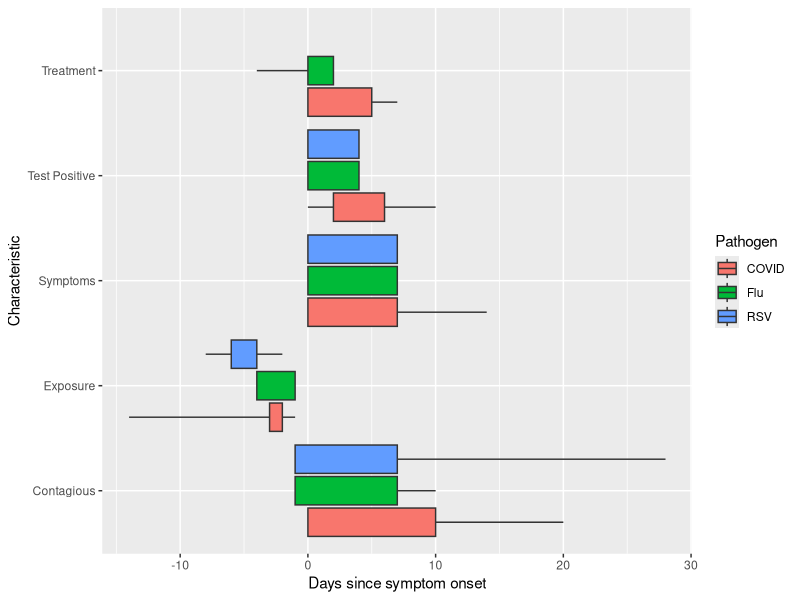

Source code (R):
library(tidyverse)
library(lubridate)
library(ggthemes)

data <-  read_csv("FLU_RSV_COVID_data.csv") %>%
  mutate(max = case_when(
    is.na(max) ~ high,
    TRUE ~ max
  ),
  min = case_when(
    is.na(min) ~ low,
    TRUE ~ min
  ))

data %>%
  ggplot(aes(x=Characteristic,fill=Pathogen))+
 # geom_errorbar(aes(ymin=min,ymax=max)) +
  geom_boxplot(aes(ymin=min,
                   lower = low,
                   middle = mean(low,high,trim=0),
                   upper = high,
                   ymax=max),
               stat = "identity")+
  coord_flip()+
  ylab("Days since symptom onset")

